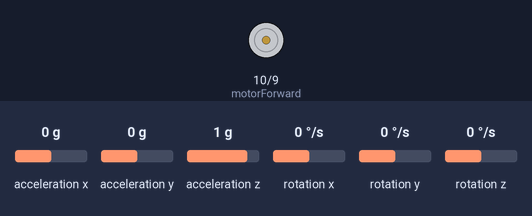
The sketch below on a simulated Arduino Uno, built with avr-gcc and run on an emulated ATmega328P. Parts: motor-driver pin pairs drawn as motors (green arrow = first pin HIGH = forward, orange = second pin HIGH = backward, longer = more drive). Inputs (shaded band) come from the test bench; at power-on: rotation y 0 °/s, acceleration x 0 g, acceleration y 0 g, acceleration z 1 g, rotation x 0 °/s, rotation z 0 °/s. What the sketch prints to the serial monitor is not drawn.

Above: at 2.2 s.
2.3 s: rotation y set to -56 °/s
3.8 s: rotation y set to -70 °/s
At 4.5 s:
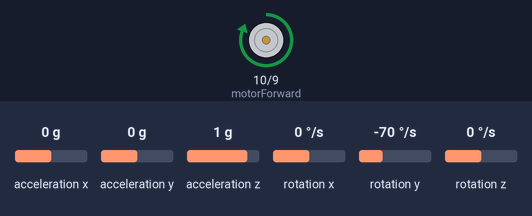
6.8 s: acceleration x set to 0.8 g
9.8 s: acceleration x set to -1.4 g
11.3 s: acceleration x set to 1.1 g
At 11.56 s:
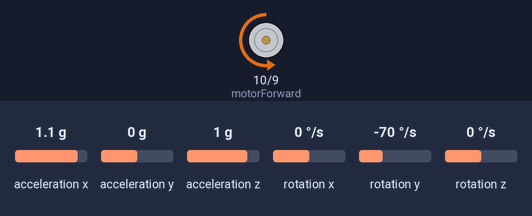
14.3 s: acceleration y set to 1.1 g
Timing chart, 0 to 18.3 s (numbered marks = the images above; inputs shaded):
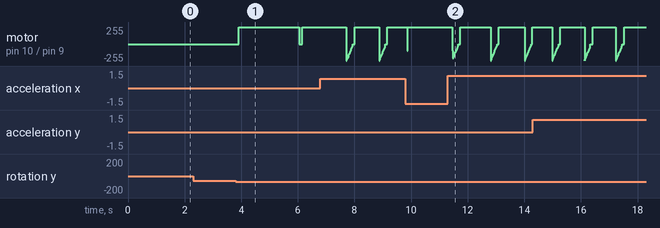

The sketch:

Final_code.ino
```cpp
#include "I2Cdev.h"
#include "MPU6050.h"
#if I2CDEV_IMPLEMENTATION == I2CDEV_ARDUINO_WIRE
#include "Wire.h"
#endif

MPU6050 accelgyro;

int16_t ax, ay, az;
int16_t gx, gy, gz;


float torque=0, voltage=0, rpm=0, angular_velocity=0, value=0;
unsigned long int current_time=0, previous_time=0, time=0.5, dt;
const float m_body = 0.25, m_wheel = 0.065, MoI_body = 0.0006, MoI_wheel = 0.0006, l_body = 0.0075, l_wheel = 0.0075, g=9.8;
int motorForward=10;
int motorReverse=9;
double arx = 0, grx = 0;
double speeed = 0;
float time_const = 1000;
double filter_angle;
double x;
double prev_ang[10];
float avg_ang;
float old_avg;
int to_change = 1;

void setup()
{

  #if I2CDEV_IMPLEMENTATION == I2CDEV_ARDUINO_WIRE
  Wire.begin();
  #elif I2CDEV_IMPLEMENTATION == I2CDEV_BUILTIN_FASTWIRE
  Fastwire::setup(400, true);
  #endif

  Serial.begin(38400);
  accelgyro.initialize();

  accelgyro.setXGyroOffset(20);
  accelgyro.setYGyroOffset(-28);
  accelgyro.setZGyroOffset(7);
  accelgyro.setXAccelOffset(-84);
  accelgyro.setYAccelOffset(2704);
  accelgyro.setZAccelOffset(1528);

  pinMode(9,OUTPUT);
  pinMode(10,OUTPUT);
  delay(1000);
  speeed = 0;
  previous_time = millis();
  accelgyro.getMotion6(&ax, &ay, &az, &gx, &gy, &gz);
  grx = (180/3.141592) * atan(ax / sqrt(square(ay) + square(az)));
  prev_ang[9] = prev_ang[8] = prev_ang[7] = prev_ang[6] = prev_ang[5]
    = prev_ang[4] = prev_ang[3] = prev_ang[2] = prev_ang[1] = prev_ang[0] = grx;

  avg_ang = grx;
}

void loop()
{
  accelgyro.getMotion6(&ax, &ay, &az, &gx, &gy, &gz);

  arx = (180/3.141592) * atan(ax / sqrt(square(ay) + square(az)));
  grx += gy/131.0;

  Serial.print("Angle:");
  Serial.println(arx);
  //torque=1.05*(m_body*l_body + m_wheel*l_wheel)*g*sin(arx*180/3.14);

  //Serial.print("Speed ");
  //Serial.println(speeed);

  current_time = millis();
  dt = current_time - previous_time;
  previous_time = current_time;
  x = time_const/(time_const + dt);
  filter_angle = (1-x)*grx + (x)*arx;
  //filter_angle = (x)*(grx + filter_angle) + (1 - x)*arx;
  Serial.print("Filtered:    ");
  Serial.println(filter_angle);
  //speeed += filter_angle*dt;

  if(old_avg*avg_ang < 0)
    to_change = 0;
  else
    to_change = 1;

  if(to_change == 1)
  {

  if(avg_ang>2 && avg_ang < 15)
  {
    //analogWrite(motorReverse, 10*filter_angle);
    analogWrite(motorReverse, avg_ang*17);
    //analogWrite(motorReverse, 255);
    analogWrite(motorForward,0);
  }
  else if(avg_ang<-2 && avg_ang>-10)
  {
    //analogWrite(motorForward, 10*filter_angle);
    analogWrite(motorForward, avg_ang*17);
    //analogWrite(motorForward, 255);
    analogWrite(motorReverse,0);
  }
  else if(avg_ang<=2 && avg_ang>=-2)
  {
    analogWrite(motorForward, 0);
    analogWrite(motorReverse,0);
  }
  /*
  else if(avg_ang<-23)
  {
    grx = -7.5;
    analogWrite(motorReverse,250);
    analogWrite(motorForward,0);
    delay(700);
    analogWrite(motorForward,250);
    analogWrite(motorReverse,0);
    delay(500);
    for(int i=20; i>0; i--)
    {
      analogWrite(motorForward,i*10);
      delay(100);
    }
  }

  else if(avg_ang>12)
  {
    grx = 15;
    analogWrite(motorReverse,0);
    analogWrite(motorForward,200);
    delay(110);
    analogWrite(motorForward,0);
    analogWrite(motorReverse,200);
    delay(500);
    for(int i=20; i>0; i--)
    {
      analogWrite(motorReverse,i*10);
      delay(50);
    }

  }*/
  }

  avg_ang += (prev_ang[0]/10.0 - prev_ang[9]/10.0);
  Serial.print("Avg_ang:           "); Serial.println(avg_ang);

  old_avg = avg_ang;

  for(int i = 0; i<9; i++)
  {
    prev_ang[9-i] = prev_ang[8-i];
  }
  prev_ang[0] = filter_angle;

  if(abs(prev_ang[0] - prev_ang[9])<1)
  {
    for(int i = 0; i<10; i++)
    {
      prev_ang[i] = arx;
    }
    grx = arx;
    avg_ang = arx;
  }

}
```

Measured:
- the behaviour switches between -63 and -64 °/s on rotation y (found by bisection; images 0 and 1)
- after the input at 3.8 s, motor on pin 10 (motorForward) / pin 9 (motorReverse): stopped → forward 255/255 after 0.11 s, → stopped 2.1 s later, → forward 255/255 0.11 s later
